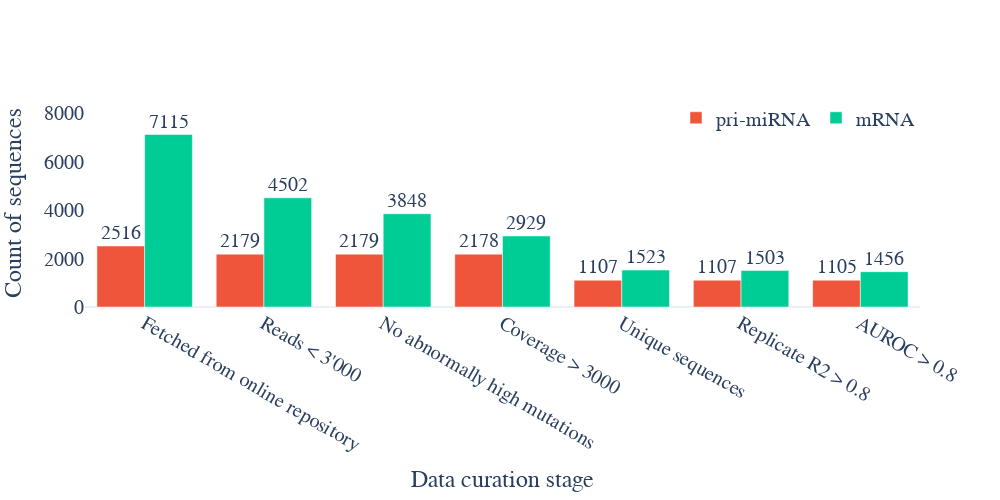

Notebook code for this chart:
### Code cell
import plotly.graph_objects as go
import plotly

colors = plotly.colors.qualitative.Plotly

fig = go.Figure()
# show the count of sequences at each stage
fig.add_trace(go.Bar(x=df.columns, y=df.loc['Pri-miRNA'], name='pri-miRNA', marker_color=colors[1], text=df.loc['Pri-miRNA'], textposition='outside'))
fig.add_trace(go.Bar(x=df.columns, y=df.loc['Human mRNA'], name='mRNA', marker_color=colors[2], text=df.loc['Human mRNA'], textposition='outside'))
fig.update_layout(xaxis_title='Data curation stage', yaxis_title='Count of sequences')
fig.update_layout(template='plotly_white', font=dict(size=20, family='Times New Roman'))
# remove horizontal grid lines
fig.update_yaxes(showgrid=False)
# place the legend inside the plot
fig.update_layout(legend=dict(
    orientation="h",
    yanchor="bottom",
    y=.82,
    xanchor="right",
    x=1
))
# increase the y axis range
fig.update_layout(yaxis=dict(range=[0, 1.2*df.max().max()]))
fig.update_layout(height=500, width=1000)
# save as high resolution png
fig.write_image('images/S3/data_curation_stats_test.pdf')
fig.show()

### Figure 1 — Plotly figure (JSON) as saved in the notebook; plotly's stock layout.template omitted (floating-point values rounded to 4 significant figures)
{"data": [{"marker": {"color": "#EF553B"}, "name": "pri-miRNA", "text": [2516, 2179, 2179, 2178, 1107, 1107, 1105], "textposition": "outside", "type": "bar", "x": ["Fetched from online repository", "Reads < 3'000", "No abnormally high mutations", "Coverage > 3000", "Unique sequences", "Replicate R2 > 0.8", "AUROC > 0.8"], "y": [2516, 2179, 2179, 2178, 1107, 1107, 1105]}, {"marker": {"color": "#00CC96"}, "name": "mRNA", "text": [7115, 4502, 3848, 2929, 1523, 1503, 1456], "textposition": "outside", "type": "bar", "x": ["Fetched from online repository", "Reads < 3'000", "No abnormally high mutations", "Coverage > 3000", "Unique sequences", "Replicate R2 > 0.8", "AUROC > 0.8"], "y": [7115, 4502, 3848, 2929, 1523, 1503, 1456]}], "layout": {"font": {"family": "Times New Roman", "size": 20}, "height": 500, "legend": {"orientation": "h", "x": 1, "xanchor": "right", "y": 0.82, "yanchor": "bottom"}, "width": 1000, "xaxis": {"title": {"text": "Data curation stage"}}, "yaxis": {"range": [0, 8538], "showgrid": false, "title": {"text": "Count of sequences"}}}}
